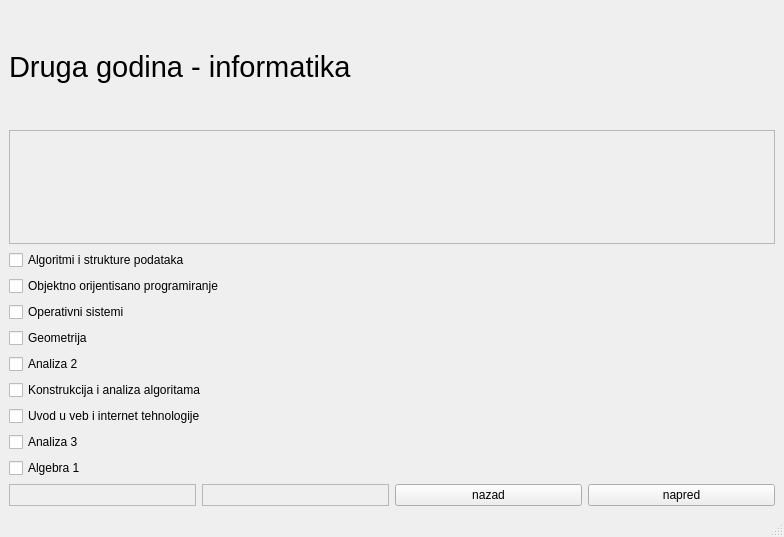
<?xml version="1.0" encoding="UTF-8"?>
<ui version="4.0">
 <class>SecondYearI</class>
 <widget class="QMainWindow" name="SecondYearI">
  <property name="geometry">
   <rect>
    <x>0</x>
    <y>0</y>
    <width>784</width>
    <height>537</height>
   </rect>
  </property>
  <property name="windowTitle">
   <string>MainWindow</string>
  </property>
  <widget class="QWidget" name="centralwidget">
   <layout class="QGridLayout" name="gridLayout">
    <item row="0" column="0">
     <layout class="QVBoxLayout" name="verticalLayout_3">
      <item>
       <widget class="QLabel" name="label_6">
        <property name="font">
         <font>
          <pointsize>22</pointsize>
         </font>
        </property>
        <property name="text">
         <string>Druga godina - informatika</string>
        </property>
       </widget>
      </item>
      <item>
       <widget class="QFrame" name="frame_6">
        <property name="frameShape">
         <enum>QFrame::StyledPanel</enum>
        </property>
        <property name="frameShadow">
         <enum>QFrame::Raised</enum>
        </property>
       </widget>
      </item>
      <item>
       <layout class="QVBoxLayout" name="verticalLayout_5">
        <item>
         <widget class="QCheckBox" name="checkBox_11">
          <property name="text">
           <string>Algoritmi i strukture podataka</string>
          </property>
         </widget>
        </item>
        <item>
         <widget class="QCheckBox" name="checkBox_13">
          <property name="text">
           <string>Objektno orijentisano programiranje</string>
          </property>
         </widget>
        </item>
        <item>
         <widget class="QCheckBox" name="checkBox_12">
          <property name="text">
           <string>Operativni sistemi</string>
          </property>
         </widget>
        </item>
        <item>
         <widget class="QCheckBox" name="checkBox_10">
          <property name="text">
           <string>Geometrija</string>
          </property>
         </widget>
        </item>
        <item>
         <widget class="QCheckBox" name="checkBox">
          <property name="text">
           <string>Analiza 2</string>
          </property>
         </widget>
        </item>
        <item>
         <layout class="QVBoxLayout" name="verticalLayout_6">
          <item>
           <widget class="QCheckBox" name="checkBox_15">
            <property name="text">
             <string>Konstrukcija i analiza algoritama</string>
            </property>
           </widget>
          </item>
          <item>
           <widget class="QCheckBox" name="checkBox_17">
            <property name="text">
             <string>Uvod u veb i internet tehnologije</string>
            </property>
           </widget>
          </item>
          <item>
           <widget class="QCheckBox" name="checkBox_16">
            <property name="text">
             <string>Analiza 3</string>
            </property>
           </widget>
          </item>
          <item>
           <widget class="QCheckBox" name="checkBox_14">
            <property name="text">
             <string>Algebra 1</string>
            </property>
           </widget>
          </item>
          <item>
           <layout class="QHBoxLayout" name="horizontalLayout_3">
            <item>
             <widget class="QFrame" name="frame_4">
              <property name="frameShape">
               <enum>QFrame::StyledPanel</enum>
              </property>
              <property name="frameShadow">
               <enum>QFrame::Raised</enum>
              </property>
             </widget>
            </item>
            <item>
             <widget class="QFrame" name="frame_5">
              <property name="frameShape">
               <enum>QFrame::StyledPanel</enum>
              </property>
              <property name="frameShadow">
               <enum>QFrame::Raised</enum>
              </property>
             </widget>
            </item>
            <item>
             <widget class="QPushButton" name="back_button">
              <property name="text">
               <string>nazad</string>
              </property>
             </widget>
            </item>
            <item>
             <widget class="QPushButton" name="forward_button">
              <property name="text">
               <string>napred</string>
              </property>
             </widget>
            </item>
           </layout>
          </item>
         </layout>
        </item>
       </layout>
      </item>
     </layout>
    </item>
   </layout>
  </widget>
  <widget class="QStatusBar" name="statusbar"/>
 </widget>
 <resources/>
 <connections>
  <connection>
   <sender>forward_button</sender>
   <signal>clicked()</signal>
   <receiver>SecondYearI</receiver>
   <slot>next_button_clicked()</slot>
   <hints>
    <hint type="sourcelabel">
     <x>654</x>
     <y>484</y>
    </hint>
    <hint type="destinationlabel">
     <x>623</x>
     <y>508</y>
    </hint>
   </hints>
  </connection>
 </connections>
 <slots>
  <slot>next_button_clicked()</slot>
 </slots>
</ui>
